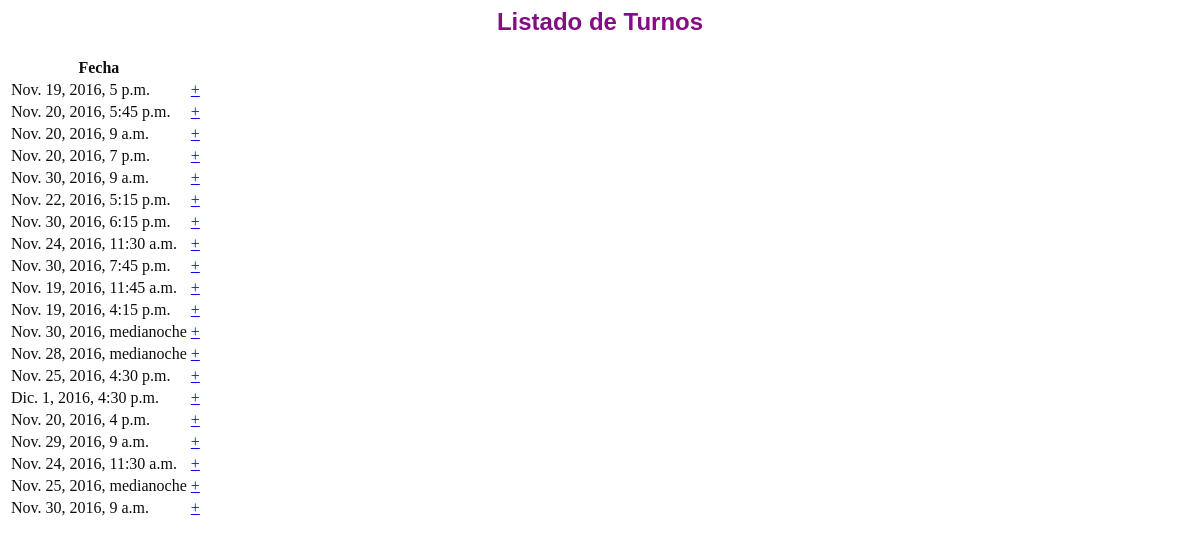
Page /turnos/listaTurnosFecha/ on the earlier database version.
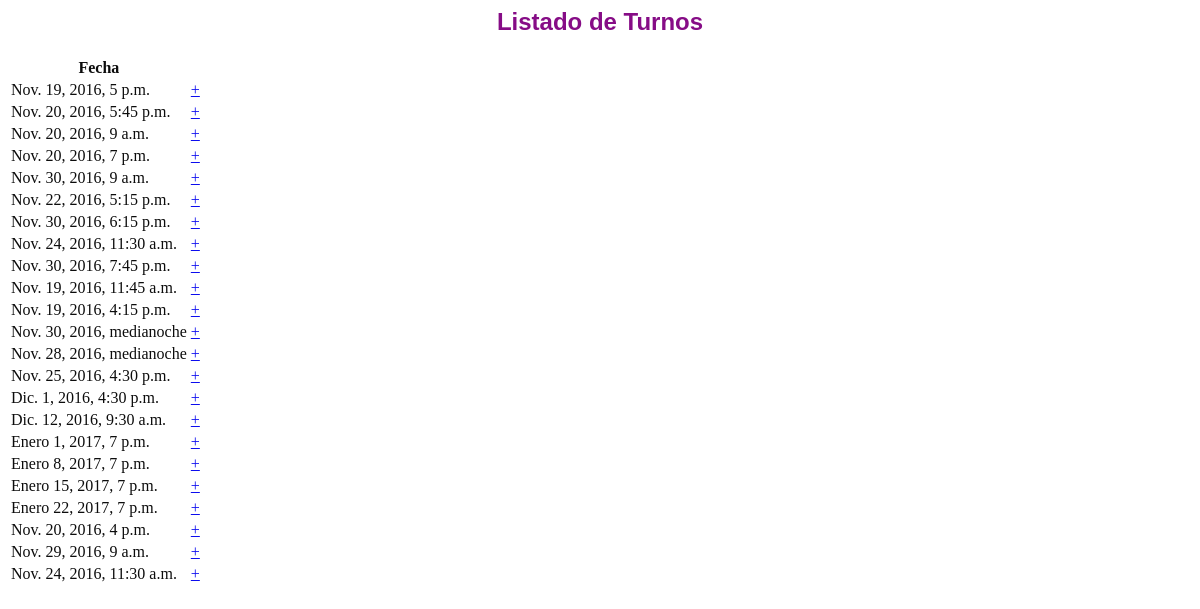
Same page on the later database version.
### turnos/models.py (models this page shows, shortened)
class Turno(models.Model):
    CONFIRMADO = 2
    CANCELADO = 0
    SIN_CONFIRMAR = 1
    REALIZADO = 3
    ESTADOS = [
        (CANCELADO, "Cancelado"),
        (SIN_CONFIRMAR, "Sin Confirmar"),
        (CONFIRMADO, "Confirmado"),
        (REALIZADO, "Realizado")
    ]
    FILTROS = {
        "fechaI": ["fecha__date__gte"],
        "fechaF": ["fecha__date__lte"],
        "clienteN": [ "cliente__persona__nombre__icontains"],
        "clienteA": ["cliente__persona__apellido__icontains"],
        "empleadoN": ["empleado__persona__nombre__icontains"],
        "empleadoA": [ "empleado__persona__apellido__icontains"],
        "servicio": [ "servicios__nombre__icontains" ],
        "estado": {
            CANCELADO: Q(fecha_cancelacion__isnull = False),
            REALIZADO: Q(fecha_realizacion__isnull = False),
            CONFIRMADO: Q(fecha_confirmacion__isnull = False) & Q(fecha_realizacion__isnull = True) & Q(fecha_cancelacion__isnull = True),
            SIN_CONFIRMAR: Q(fecha_confirmacion__isnull = True) & Q(fecha_realizacion__isnull = True) & Q(fecha_cancelacion__isnull = True)
        }
    }
    fecha = models.DateTimeField()  # Fecha en la que se realizara el turno.
    fecha_creacion = models.DateTimeField(null=True, default=datetime.datetime.now)
    fecha_confirmacion = models.DateTimeField(null=True, blank=True)
    fecha_realizacion = models.DateTimeField(null=True, blank=True)
    fecha_cancelacion = models.DateTimeField(null=True, blank=True)
    servicios = models.ManyToManyField(ServicioBasico, blank=True, related_name="turnos")
    promociones = models.ManyToManyField(Promocion, blank=True, related_name="turnos")
    empleado = models.ForeignKey(Empleado)
    cliente = models.ForeignKey(Cliente)
    objects = TurnoManager()
    def estado(self):
        if self.fecha_realizacion is not None:
            return "Realizado"
        else:
            if self.fecha_cancelacion is not None :
                return "Cancelado"
            else:
                if self.fecha_confirmacion is not None:
                    return "Confirmado"
                else:
                    return "Sin Confirmar"

### turnos/views.py (the view)
def listaTurnosFecha(request):
    turnos = Turno.objects.all()
    return render(request, 'confirmarTurno/listaTurnosFecha.html', {'turnos': turnos})

### turnos/models.py (called while the page is built)
    def get_queryset(self):
        qs = super().get_queryset().annotate(servicio_modulos=Sum("servicios__duracion"))
        qs = qs.annotate(promocion_modulos=Sum("promociones__servicios__duracion"))
        return qs

### turnos/templates/confirmarTurno/listaTurnosFecha.html (shortened to what this page needs)
<div class="container background-white" style="opacity: 0.95;">
    <div class="row margin-vert-30">
        <div class="col-md-12">
            <h2><font color="Purple"><font face="arial"><center> Listado de Turnos </center></font></font></h2>
            <table class="table table-striped">
                <thread>
                    <tr>
                        <th>Fecha</th>
                    </tr>
                </thread>
                <tbody>
                    {% for turno in turnos %}
                    <tr>
                        <td>{{turno.fecha}}</td>
                        <td><a href="{% url 'confirmar_turno' turno.id %}" class="btn btn-default btn-sm" role="button" onclick="goto_link ('turnos/confirmar_turno/1/')">+</a></td>
                    </tr>
                    {% endfor %}
                </tbody>
            </table>
        </div>
    </div>
</div>

Differences in the rows shown:
removed Turno: fecha "Nov. 25, 2016, medianoche"
removed Turno: fecha "Nov. 30, 2016, 9 a.m."
added Turno: fecha "Dic. 12, 2016, 9:30 a.m."
added Turno: fecha "Enero 1, 2017, 7 p.m."
added Turno: fecha "Enero 8, 2017, 7 p.m."
added Turno: fecha "Enero 15, 2017, 7 p.m."
added Turno: fecha "Enero 22, 2017, 7 p.m."
